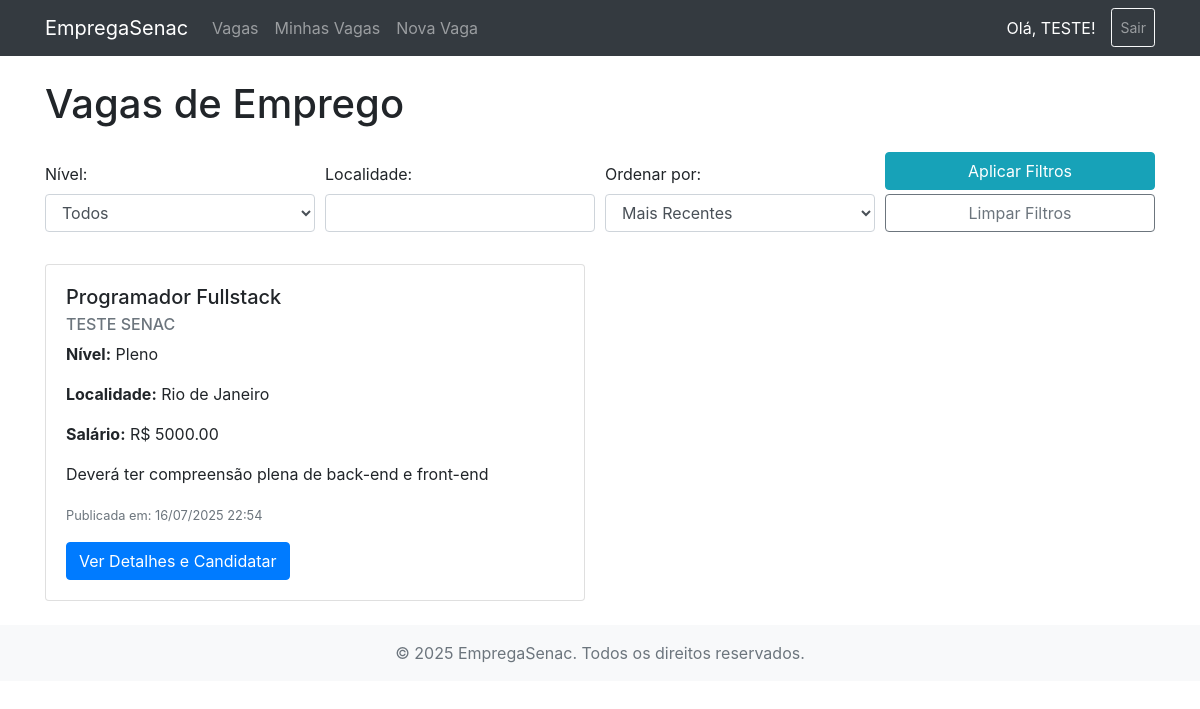
Page /minhas-vagas/vagas-publicas/ (signed in) on the committed database.
### app/models.py (models this page shows, shortened)
class Vaga(models.Model):
    NIVEL_CHOICES = [
        ('estagio', 'Estágio'),
        ('junior', 'Júnior'),
        ('pleno', 'Pleno'),
        ('senior', 'Sênior'),
        ('especialista', 'Especialista'),
    ]
    empresa = models.ForeignKey(Empresa, on_delete=models.CASCADE, related_name='vagas')
    titulo = models.CharField(max_length=255, verbose_name="Título da Vaga")
    descricao = models.TextField(verbose_name="Descrição da Vaga")
    nivel = models.CharField(max_length=20, choices=NIVEL_CHOICES, verbose_name="Nível")
    localidade = models.CharField(max_length=100, verbose_name="Localidade")
    salario = models.DecimalField(max_digits=10, decimal_places=2, null=True, blank=True, verbose_name="Salário")
    data_publicacao = models.DateTimeField(auto_now_add=True, verbose_name="Data de Publicação")
    ativa = models.BooleanField(default=True, verbose_name="Vaga Ativa")
    class Meta:
        verbose_name = "Vaga"
        verbose_name_plural = "Vagas"
        ordering = ['-data_publicacao']

class Empresa(models.Model):
    user = models.OneToOneField(User, on_delete=models.CASCADE, related_name='empresa_profile')
    nome_fantasia = models.CharField(max_length=200, verbose_name="Nome da Empresa")
    cnpj = models.CharField(max_length=18, unique=True, verbose_name="CNPJ")
    descricao = models.TextField(blank=True, null=True, verbose_name="Descrição da Empresa")
    site = models.URLField(blank=True, null=True, verbose_name="Site da Empresa")
    class Meta:
        verbose_name = "Empresa"
        verbose_name_plural = "Empresas"

### app/views.py (the view, shortened to what this page needs)
# urls.py: path('vagas-publicas/', views.VagaPublicaListView.as_view(), name='vagas_publicas'),  # Adicione esta linha
class VagaPublicaListView(ListView):
    model = Vaga
    template_name = 'app/vagas_publicas_list.html'
    context_object_name = 'vagas_publicas' # Um nome diferente para evitar conflitos se você usar includes
    def get_queryset(self):
        queryset = super().get_queryset().filter(ativa=True) # Apenas vagas ativas
        nivel = self.request.GET.get('nivel')
        if nivel:
            queryset = queryset.filter(nivel=nivel)
        localidade = self.request.GET.get('localidade')
        if localidade:
            queryset = queryset.filter(localidade__icontains=localidade) # __icontains para busca parcial e case-insensitive
        ordenar_por = self.request.GET.get('ordenar_por')
        return queryset
    def get_context_data(self, **kwargs):
        context = super().get_context_data(**kwargs)
        context['niveis'] = Vaga.NIVEL_CHOICES # Passa as opções de nível para o template
        context['selected_nivel'] = self.request.GET.get('nivel', '')
        context['selected_localidade'] = self.request.GET.get('localidade', '')
        context['selected_ordenar_por'] = self.request.GET.get('ordenar_por', '')
        return context

### app/templates/app/vagas_publicas_list.html (shortened to what this page needs)
{% extends 'app/base.html' %}
{% block content %}
    <h1 class="mb-4">Vagas de Emprego</h1>
    <form method="GET" class="form-row align-items-end mb-4">
        <div class="col-md-3 mb-2">
            <label for="nivel_filter">Nível:</label>
            <select name="nivel" id="nivel_filter" class="form-control">
                <option value="">Todos</option>
            </select>
        </div>
        <div class="col-md-3 mb-2">
            <label for="localidade_filter">Localidade:</label>
            <input type="text" name="localidade" id="localidade_filter" class="form-control" value="{{ selected_localidade }}">
        </div>
        <div class="col-md-3 mb-2">
            <label for="ordenar_por_filter">Ordenar por:</label>
            <select name="ordenar_por" id="ordenar_por_filter" class="form-control">
                <option value="-data_publicacao" {% if selected_ordenar_por == "-data_publicacao" %}selected{% endif %}>Mais Recentes</option>
            </select>
        </div>
        <div class="col-md-3 mb-2">
            <button type="submit" class="btn btn-info btn-block">Aplicar Filtros</button>
            <a href="{% url 'vagas_publicas' %}" class="btn btn-outline-secondary btn-block mt-1">Limpar Filtros</a>
        </div>
    </form>
    {% if vagas_publicas %}
        <div class="row">
            {% for vaga in vagas_publicas %}
                <div class="col-md-6 mb-4">
                    <div class="card">
                        <div class="card-body">
                            <h5 class="card-title">{{ vaga.titulo }}</h5>
                            <h6 class="card-subtitle mb-2 text-muted">{{ vaga.empresa.nome_fantasia }}</h6>
                            <p class="card-text"><strong>Nível:</strong> {{ vaga.get_nivel_display }}</p>
                            <p class="card-text"><strong>Localidade:</strong> {{ vaga.localidade }}</p>
                            {% if vaga.salario %}
                                <p class="card-text"><strong>Salário:</strong> R$ {{ vaga.salario|floatformat:2 }}</p>
                            {% else %}
                                <p class="card-text"><strong>Salário:</strong> Não informado</p>
                            {% endif %}
                            <p class="card-text">{{ vaga.descricao|truncatechars:200 }}</p>
                            <p class="card-text"><small class="text-muted">Publicada em: {{ vaga.data_publicacao|date:"d/m/Y H:i" }}</small></p>
                            <a href="{% url 'candidatar_vaga' pk=vaga.pk %}" class="btn btn-primary">Ver Detalhes e Candidatar</a>
                        </div>
                    </div>
                </div>
            {% endfor %}
        </div>
    {% else %}
        <div class="alert alert-info" role="alert">
            Nenhuma vaga encontrada com os filtros selecionados.
        </div>
    {% endif %}
{% endblock content %}

### app/templates/app/base.html (shortened to what this page needs)
{% load static %}
<!DOCTYPE html>
<html lang="pt-br">
<head>
    <link href="https://stackpath.bootstrapcdn.com/bootstrap/4.5.2/css/bootstrap.min.css" rel="stylesheet">
</head>
<body>
    <nav class="navbar navbar-expand-lg navbar-dark bg-dark">
        <div class="container">
            <a class="navbar-brand" href="{% url 'vagas_publicas' %}">EmpregaSenac</a>
            <div class="collapse navbar-collapse" id="navbarNav">
                <ul class="navbar-nav mr-auto">
                    <li class="nav-item">
                        <a class="nav-link" href="{% url 'vagas_publicas' %}">Vagas</a>
                    </li>
                    {% if user.is_authenticated %}
                        <li class="nav-item">
                            <a class="nav-link" href="{% url 'vaga_list' %}">Minhas Vagas</a>
                        </li>
                        <li class="nav-item">
                            <a class="nav-link" href="{% url 'vaga_create' %}">Nova Vaga</a>
                        </li>
                    {% endif %}
                </ul>
                <ul class="navbar-nav ml-auto">
                    {% if user.is_authenticated %}
                        <li class="nav-item">
                            <span class="nav-link text-white">Olá, {{ user.username }}!</span>
                        </li>
                        <li class="nav-item">
                            <a class="nav-link btn btn-outline-light btn-sm ml-2" href="{% url 'logout' %}">Sair</a>
                        </li>
                    {% endif %}
                </ul>
            </div>
        </div>
    </nav>
    <div class="container mt-4">
        {% block content %}
        {% endblock %}
    </div>
    <footer class="footer mt-auto py-3 bg-light">
        <div class="container text-center">
            <span class="text-muted">&copy; 2025 EmpregaSenac. Todos os direitos reservados.</span>
        </div>
    </footer>
</body>
</html>

### rows in the picture
Vaga: titulo "Programador Fullstack", empresa.nome_fantasia "TESTE SENAC", nivel "Pleno", localidade "Rio de Janeiro", salario "5000.00", descricao "Deverá ter compreensão plena de back-end e front-end", data_publicacao "16/07/2025 22:54"

### other values in the picture
{{ user.username }} "TESTE"
